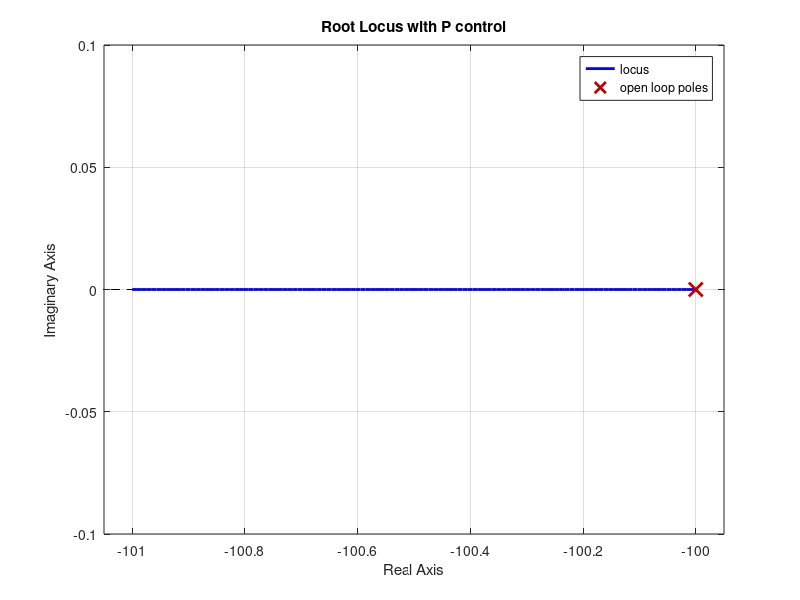
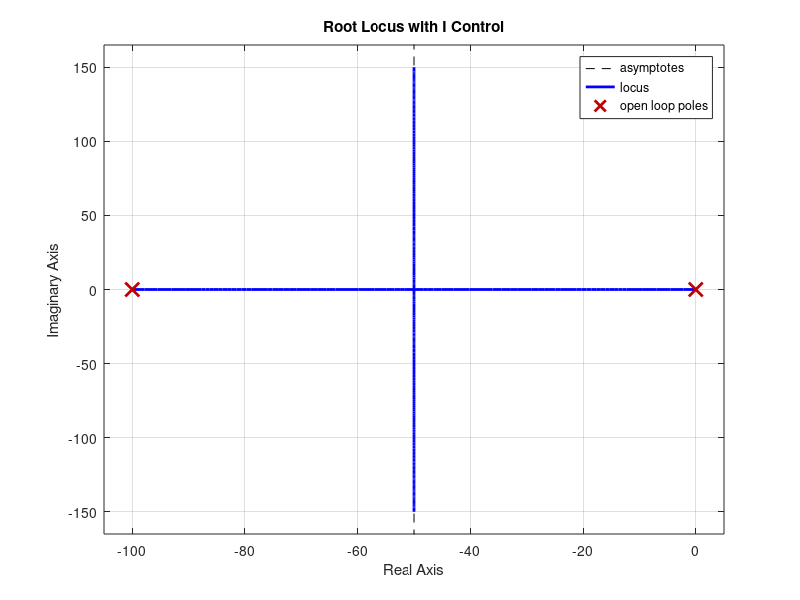
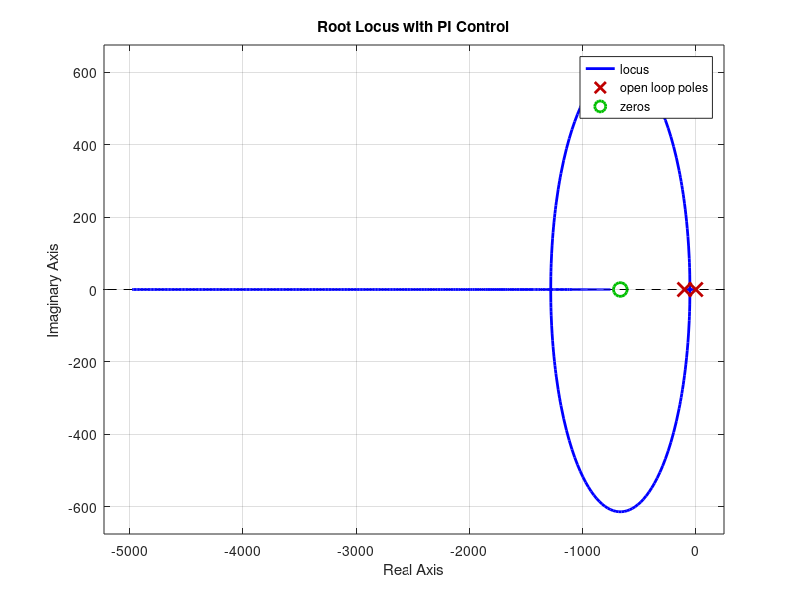

The MATLAB script that drew these images, in order: (Note: this script raises an error after producing the figures.)
clear all; close all;
%% 4b
Rf=150000;
Ri=100000;
C1=0.033e-6;
C2=0.01e-6;

tau=.01; %s
Kv=20.02; %Rad/(V*s)
Ktach=.003; %V/rpm
Ktach=(Ktach*60)/(2*pi); %V/rad/s
Kadj=1;

%P
KGcP=Rf/Ri;
sysP=tf([Kadj*KGcP*Kv*Ktach],[tau 1]);

figure(2)
rlocus(sysP);
title('Root Locus with P control')
%I
KGcI=1/(Ri*C1);
sysI=tf([Kadj*KGcI*Kv*Ktach],[tau 1 0]);

figure(3)
rlocus(sysI)
title('Root Locus with I Control')
%PI
sysPI=tf([Kadj*Rf*C2*Kv*Ktach Kadj*Kv*Ktach],[Ri*C2*tau Ri*C2 0]);

figure(4)
rlocus(sysPI)
title('Root Locus with PI Control')
%% 4c
%P
sP = (1/tau)+KGcP*Ktach*(Kv/tau);
tauP=1/sP;

modelP=feedback(sysP,1);
opt=stepDataOptions;
opt.InputOffset=-4;
opt.StepAmplitude=8;

lvtdata = importdata('Data from Section 4 Step 5 P Controller.lvm','\t',34);
Peo = lvtdata.data(:,2);
Ptime=(0:0.000655:0.000655*4998)';
Ptime=Ptime(1335:1488);
Peo=Peo(1335:1488);
Ptime=Ptime-Ptime(1);

figure(5)
plot(Ptime,Peo,'r')
hold on
step(modelP,opt,.1)
title('Step Response with P Control')
xlabel('Time')
ylabel('Voltage (V)')
legend('Recorded Step Response','Predicted Step Response','location','best')
hold off

%I
syms s
eqn=1+(KGcI*Kv*Ktach)/(tau*s^2+s);
sI=solve(eqn,s);

modelI=feedback(sysI,1);

lvtdata = importdata('Data from Section 4 Step 5 I Controller.lvm','\t',34);
Ieo = lvtdata.data(:,2);
Itime=(0:0.000655:0.000655*4998)';
Itime=Itime(1205:1358);
Ieo=Ieo(1205:1358);
Itime=Itime-Itime(1);
figure(6)
plot(Itime,Ieo,'r')
hold on
step(modelI,opt,.1)
title('Step Response with I control')
xlabel('Time')
ylabel('Voltage (V)')
legend('Recorded Step Response','Predicted Step Response','location','best')
hold off

%PI
syms s
eqn=1+((Rf*C2*s*Kv*Ktach)+(Kv*Ktach))/((tau*Ri*C2*(s^2))+(Ri*C2*s)) == 0;
sPI = solve(eqn,s);

modelPI=feedback(sysPI,1);

lvtdata = importdata('Data from Section 4 Step 5 PI Controller.lvm','\t',34);
PIeo = lvtdata.data(:,2);
PItime=(0:0.000655:0.000655*4998)';
PItime=PItime(1094:1247);
PIeo=PIeo(1094:1247);
PItime=PItime-PItime(1);
figure(7)
plot(PItime,PIeo,'r')
hold on
step(modelPI,opt,.1)
title('Step Response with PI control')
xlabel('Time')
ylabel('Voltage (V)')
legend('Recorded Step Response','Predicted Step Response','location','best')
hold off

%% 4d
tauOL=tau;
tauP=1/sP;
tauI=1/50;
tauPI=1/93.0148;

%P
lvtdata = importdata('Data from Section 4 Step 6 P Controller.lvm','\t',34);
Pdeo = lvtdata.data(:,2);
Pdtime=(0:0.000200:0.000200*4998)';

figure(8)
plot(Pdtime,Pdeo,'r')
title('Disturbance Load with P Control')
xlabel('Time')
ylabel('Voltage (V)')
errorP=abs((mean(Pdeo(1:997))-mean(Pdeo(1084:end)))/mean(Pdeo(1:997)));

%I
lvtdata = importdata('Data from Section 4 Step 6 I Controller.lvm','\t',34);
Ideo = lvtdata.data(:,2);
Idtime=(0:0.000655:0.000655*4998)';

figure(9)
plot(Idtime,Ideo,'r')
title('Disturbance Load with P Control')
xlabel('Time')
ylabel('Voltage (V)')
errorI=abs((mean(Pdeo(1:2522))-mean(Pdeo(2582:4168)))/mean(Pdeo(1:2522)));

%PI
lvtdata = importdata('Data from Section 4 Step 6 PI Controller.lvm','\t',34);
PIdeo = lvtdata.data(:,2);
PIdtime=(0:0.000655:0.000655*4998)';

figure(10)
plot(PIdtime,PIdeo,'r')
title('Disturbance Load with PI Control')
xlabel('Time')
ylabel('Voltage (V)')
errorPI=abs((mean(PIdeo(1:1006))-mean(PIdeo(1039:1416)))/mean(PIdeo(1:1006)));